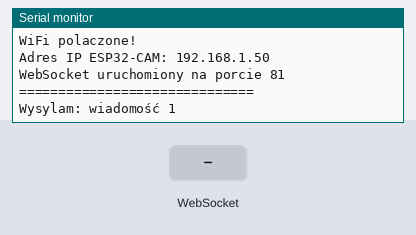
Bench run of a sketch on a simulated ESP32. On the bench: the last lines printed to the serial monitor. Inputs (shaded band) come from the test bench. WiFi joins after 1.5 s; servers stay silent unless stated.

Above: at 3.7 s.
3.8 s: WebSocket text "1" received
At 4.4 s:
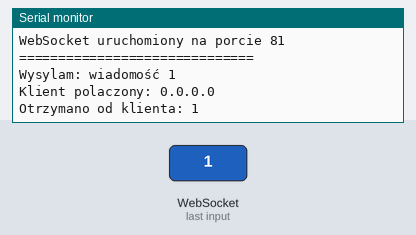
5.3 s: WebSocket text "0" received
At 6.3 s:
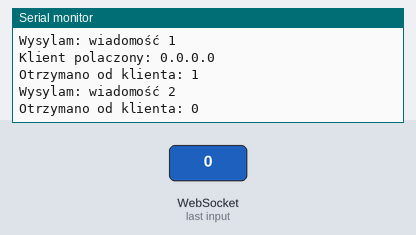
6.8 s: WebSocket text "2" received
At 7.9 s:
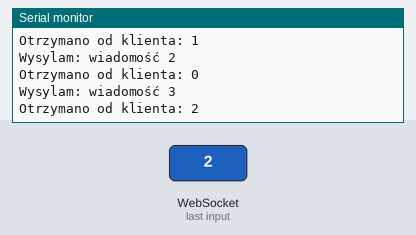
Timing chart, 0 to 9.8 s (numbered marks = the images above; inputs shaded):
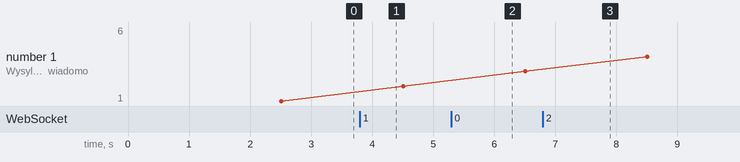

Measured:
- after the input at 3.8 s, the serial monitor: prints a new line at once (image 1)
- after the input at 5.3 s, the serial monitor: prints a new line at once (image 2)
- after the input at 6.8 s, the serial monitor: prints a new line at once (image 3)

The sketch:

esp32.ino
```cpp
#include <WiFi.h>
#include <WebSocketsServer.h>

const char* WIFI_SSID = "aaa";
const char* WIFI_PASSWORD = "Blazej_16";

WebSocketsServer webSocket = WebSocketsServer(81);

unsigned long counter = 0;
unsigned long lastMessageTime = 0;

void webSocketEvent(
  uint8_t clientNum,
  WStype_t type,
  uint8_t* payload,
  size_t length
) {
  switch (type) {
    case WStype_CONNECTED: {
      IPAddress clientIP = webSocket.remoteIP(clientNum);
      Serial.print("Klient polaczony: ");
      Serial.println(clientIP);
      break;
    }
    case WStype_DISCONNECTED:
      Serial.print("Klient rozlaczony: ");
      Serial.println(clientNum);
      break;
    case WStype_TEXT:
      Serial.print("Otrzymano od klienta: ");
      Serial.write(payload, length);
      Serial.println();
      break;
    default:
      break;
  }
}

void setup() {
  Serial.begin(115200);
  delay(1000);
  Serial.println();
  Serial.println("==============================");
  Serial.println("ESP32-CAM WebSocket");
  Serial.println("==============================");

  WiFi.begin(WIFI_SSID, WIFI_PASSWORD);
  Serial.print("Laczenie z WiFi");
  while (WiFi.status() != WL_CONNECTED) {
    delay(500);
    Serial.print(".");
  }
  Serial.println();
  Serial.println("WiFi polaczone!");

  Serial.print("Adres IP ESP32-CAM: ");
  Serial.println(WiFi.localIP());

  webSocket.begin();
  webSocket.onEvent(webSocketEvent);
  Serial.println("WebSocket uruchomiony na porcie 81");
  Serial.println("==============================");
}

void loop() {
  webSocket.loop();

  unsigned long currentTime = millis();
  if (currentTime - lastMessageTime >= 2000) {
    lastMessageTime = currentTime;

    counter++;
    String message = "wiadomość " + String(counter);

    Serial.print("Wysylam: ");
    Serial.println(message);

    webSocket.broadcastTXT(message);
  }
}
```
